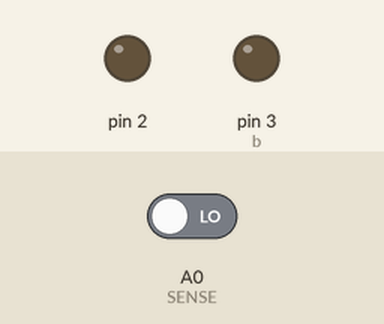
Bench run of a sketch on a simulated Arduino Uno, built with avr-gcc and run on an emulated ATmega328P. On the bench: output pins drawn as LEDs (lit = HIGH). The test bench sets the inputs (shaded band); at power-on: A0 (SENSE) LOW.

Above: at 0.1 s.
At 5.1 s:
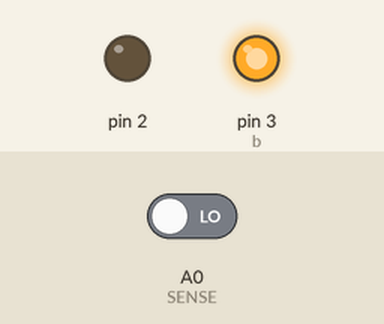
Timing chart, 0 to 6.6 s (numbered marks = the images above):
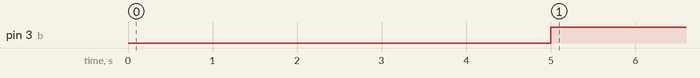

The sketch:

CPP_Program.ino
```cpp
#define SENSE A0
int b=3;
void setup()
{
pinMode(SENSE, INPUT);
pinMode(2, OUTPUT);


pinMode(b, OUTPUT);
}
void loop()
{
if(digitalRead(SENSE))
{
 digitalWrite(b, LOW);
 pinMode(2, LOW);
}
else
{
  delay (5000);
  if(digitalRead(SENSE))
  {
 digitalWrite(b, LOW);
 pinMode(2, LOW);
}
  else
  digitalWrite(b, HIGH);
   pinMode(2, HIGH);
  }
}
```

Measured:
- by itself, pin 3 (b): LOW → HIGH at 5.0 s
